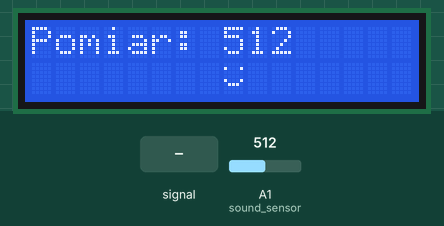
Simulated run of this sketch. Board: Arduino Uno, built with avr-gcc and run on an emulated ATmega328P. Shown: 16×2 character LCD. Inputs (shaded band) come from the test bench; at power-on: A1 (sound_sensor) = 512. What the sketch prints to the serial monitor is not drawn.

Above: at 0.77 s.
1.3 s: A1 (sound_sensor) set to 190
At 2.2 s:
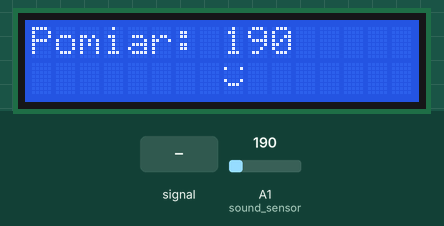
3.3 s: A1 (sound_sensor) fed a 200 Hz sine of ±81 counts around its level
At 3.98 s:
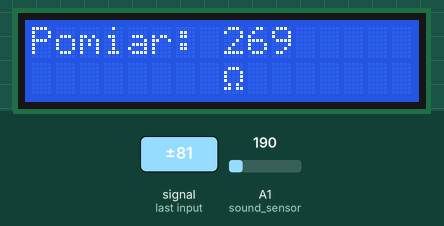
4.9 s: A1 (sound_sensor) set to 122
At 5.4 s:
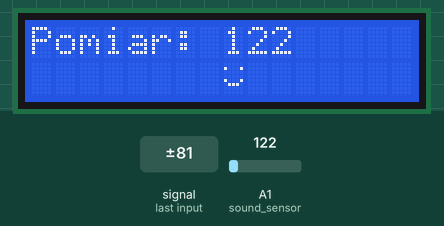
6.5 s: A1 (sound_sensor) fed a 200 Hz sine of ±81 counts around its level
At 6.6 s:
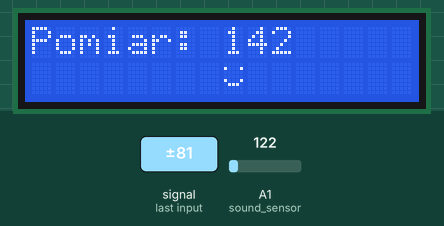
8.0 s: A1 (sound_sensor) set to 90
At 8.7 s:
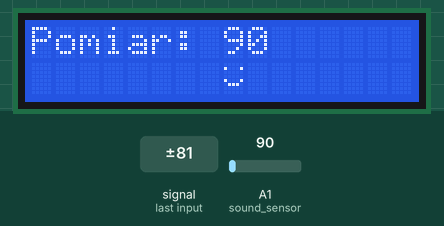
Timing chart, 0 to 10.6 s (numbered marks = the images above; inputs shaded):
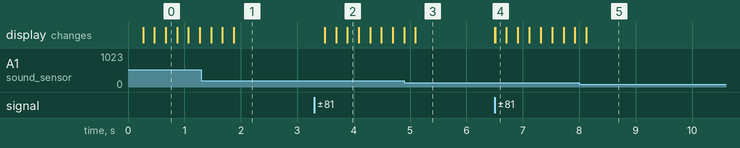

The sketch:

zad_4.ino
```cpp
/* Zadanie 3
 *  Zadanie to pokaże mnogość sposobów na prezentowanie danych. W zadaniu tym zostanie wprowadzony sensor dzwięku.
 *  Dane jakie zostaną z niego zebrane należeć będzie wyświetlić nie tylko w terminalu, ale także bezpośrednio na wyświetlaczu.
 *  W terminalu ma wyświetlać się wartość odczytywna z pinu A1
 *  Wyświetlanie na LCD ma być w formie:
 *  Pierwsza linijka ma zaczynać się od napisu "Pomiar:" a zaraz potem wartość analogowa
 *  W drugiej lini należy w zależności od wielkości zebranej z sensoru należy wyświetlić jeden z 3 specjalnych znaków
byte smiley[8] = {
  B00000,
  B10001,
  B00000,
  B00000,
  B10001,
  B01110,
  B00000,
};

byte ohm[8] = {
  B00000,
  B01110,
  B10001,
  B10001,
  B10001,
  B01010,
  B11011,
  B00000
};

byte heart[8] = {
  B00000,
  B01010,
  B10101,
  B10001,
  B10001,
  B01010,
  B00100,
  B00000
};
 */
#include <LiquidCrystal.h>

//Przydatne Aliasy
#define pin_RS 8
#define pin_EN 9
#define pin_d4 4
#define pin_d5 5
#define pin_d6 6
#define pin_d7 7
#define pin_BL 10
#define sound_sensor A1

// Inicjalizacja wyświetlacza odpowiednimi pinami
LiquidCrystal lcd( pin_RS,  pin_EN,  pin_d4,  pin_d5,  pin_d6,  pin_d7);

int sensor_status = 0;

byte smiley[8] = {
  B00000,
  B10001,
  B00000,
  B00000,
  B10001,
  B01110,
  B00000,
};
byte ohm[8] = {
  B00000,
  B01110,
  B10001,
  B10001,
  B10001,
  B01010,
  B11011,
  B00000
};

byte heart[8] = {
  B00000,
  B01010,
  B10101,
  B10001,
  B10001,
  B01010,
  B00100,
  B00000
};

void setup() {
  lcd.begin(16, 2);
  lcd.createChar(0, smiley);
  lcd.createChar(1, ohm);
  lcd.createChar(2, heart);

  Serial.begin(9600);
  lcd.setCursor(0,0);
  lcd.print("Pomiar:");
}


void loop() {

  sensor_status = analogRead(sound_sensor);
  Serial.println(sensor_status);
  lcd.setCursor(8,0);
  lcd.print(String(sensor_status) + "  ");

  if(sensor_status > 100){
    int n = 0;
    lcd.setCursor(8,1);
    lcd.write(n);
    delay(200);
  }
  if(sensor_status > 200){
    int n = 1;
    lcd.setCursor(8,1);
    lcd.write(n);
    delay(200);
  }
  if(sensor_status > 300){
    int n = 2;
    lcd.setCursor(8,1);
    lcd.write(n);
    delay(200);
  }
}
```

Measured:
- after the input at 3.3 s, the display: first changes after 0.19 s (image 2 shows a later state)
- after the input at 6.5 s, the display: first changes at once (image 4 shows a later state)
